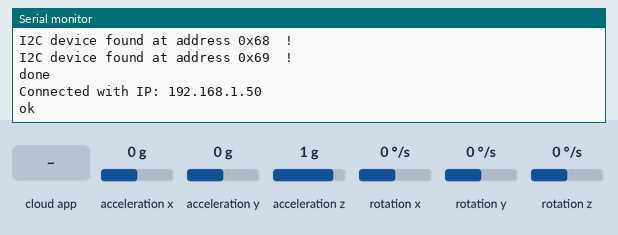
A sketch run on a simulated ESP8266 (NodeMCU). Shown: the last lines printed to the serial monitor. The inputs (shaded band) are chosen by the test bench; at power-on: acceleration x 0 g, acceleration y 0 g, acceleration z 1 g, rotation x 0 °/s, rotation y 0 °/s, rotation z 0 °/s. WiFi joins after 1.5 s; servers stay silent unless stated; the Firebase database answers and starts empty.

Above: at 2.7 s.
2.8 s: the phone or cloud app sets isStart to 1
At 5.6 s:
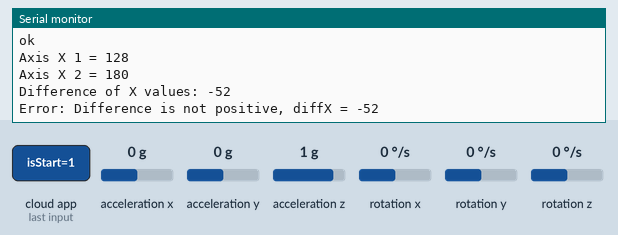
5.8 s: acceleration x set to 0.8 g
At 8.3 s:
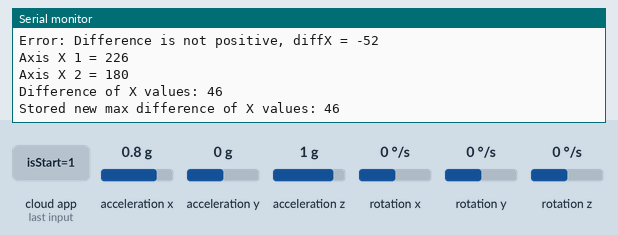
8.6 s: acceleration x set to -1.4 g
At 9.7 s:
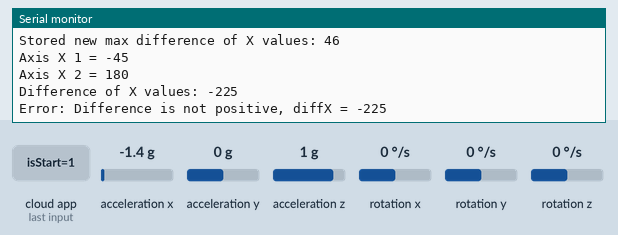
Timing chart, 0 to 11.6 s (numbered marks = the images above; inputs shaded):
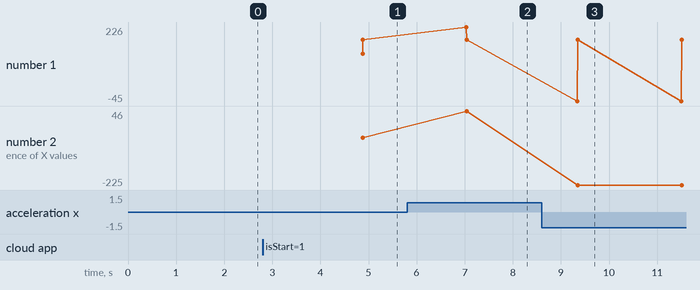

Measured:
- after the input at 2.8 s, the serial monitor: prints a new line after 2.1 s (image 1)
- after the input at 5.8 s, the serial monitor: prints a new line after 1.2 s (image 2)
- after the input at 8.6 s, the serial monitor: prints a new line after 0.74 s (image 3)
- plotted number 2: -52 → 46 after the input at 5.8 s, 46 → -225 after the input at 8.6 s

The sketch:

Firebase_connect_try_copy_20240503195102.ino
```cpp
#include "Wire.h"
#include "I2Cdev.h"
#include "MPU6050.h"
#include <Arduino.h>
#if defined(ESP32)
#include <WiFi.h>
#elif defined(ESP8266)
#include <ESP8266WiFi.h>
#endif
#include <Firebase_ESP_Client.h>
#include "addons/TokenHelper.h"
#include "addons/RTDBHelper.h"

// WiFi credentials
#define WIFI_SSID "Kfirs Phone"
#define WIFI_PASSWORD "Kfir@326158813"

// Firebase credentials
#define API_KEY "AIzaSyCVEjwukELHMRqnj6yjIvmQcDVdPtR5zD4"
#define DATABASE_URL "https://finalproj155-default-rtdb.firebaseio.com/"
FirebaseData fbdo;

FirebaseAuth auth;
FirebaseConfig config;

unsigned long sendDataPrevMillis = 0;
int count = 0;
bool signupOK = false;
int intValue = 0;
int maxNumber = 0;

MPU6050 mpu(0x68);   // Assuming default I2C address of the first MPU6050
MPU6050 mpu2(0x69);  // Custom I2C address for the second MPU6050 if needed

int16_t ax, ay, az;
int16_t gx, gy, gz;

int16_t ax2, ay2, az2;
int16_t gx2, gy2, gz2;

void setup() {


  Serial.begin(115200);
  Wire.begin();
  mpu.initialize();
  mpu2.initialize();
  WiFi.begin(WIFI_SSID, WIFI_PASSWORD);
  Serial.print("Connecting to Wi-Fi");
  while (WiFi.status() != WL_CONNECTED) {
    Serial.print(".");
    delay(300);
  }
  byte error, address;
  int nDevices = 0;
  Serial.println("Scanning I2C bus...");
  for (address = 1; address < 127; address++) {
    Wire.beginTransmission(address);
    error = Wire.endTransmission();
    if (error == 0) {
      Serial.print("I2C device found at address 0x");
      if (address < 16) Serial.print("0");
      Serial.print(address, HEX);
      Serial.println("  !");
      nDevices++;
    } else if (error == 4) {
      Serial.print("Unknown error at address 0x");
      if (address < 16) Serial.print("0");
      Serial.println(address, HEX);
    }
  }
  if (nDevices == 0) Serial.println("No I2C devices found\n");
  else Serial.println("done\n");

  Serial.println();
  Serial.print("Connected with IP: ");
  Serial.println(WiFi.localIP());
  Serial.println();

  config.api_key = API_KEY;
  config.database_url = DATABASE_URL;

  if (Firebase.signUp(&config, &auth, "", "")) {
    Serial.println("ok");
    signupOK = true;
  } else {
    Serial.printf("%s\n", config.signer.signupError.message.c_str());
  }

  config.token_status_callback = tokenStatusCallback;  //see addons/TokenHelper.h
  Firebase.begin(&config, &auth);
  Firebase.reconnectWiFi(true);
}

void loop() {
  if (Firebase.ready() && signupOK && (millis() - sendDataPrevMillis > 300 || sendDataPrevMillis == 0)) {
    sendDataPrevMillis = millis();
    maxNumber = 0;

    if (Firebase.RTDB.getInt(&fbdo, "/isStart")) {
      if (fbdo.dataType() == "int") {
        intValue = fbdo.intData();
        if (intValue == 1) {
          delay(2000);

          // Read data from MPU1
          mpu.getMotion6(&ax, &ay, &az, &gx, &gy, &gz);
          int x1 = map(ax, -17000, 17000, 0, 255);  // Mapping accelerometer x-axis data for MPU1
          Serial.print("Axis X 1 = ");
          Serial.println(x1);  // Print mapped X-axis value for MPU1

          // Read data from MPU2
          mpu2.getMotion6(&ax2, &ay2, &az2, &gx2, &gy2, &gz2);
          int x2 = 180;
          Serial.print("Axis X 2 = ");
          Serial.println(x2);  // Print mapped X-axis value for MPU2
          int diffX = x1 - x2;
         Serial.print("Difference of X values: ");
          Serial.println(diffX);

          // Check if the difference is positive
          if (diffX > 0) {
            // Update the maximum difference found, if current diffX is greater
            if (diffX > maxNumber) {
              maxNumber = diffX;  // Update maxNumber with the new maximum
              // Attempt to store this new maximum in Firebase
              if (Firebase.RTDB.setInt(&fbdo, "/angle", maxNumber)) {
                Serial.print("Stored new max difference of X values: ");
                Serial.println(maxNumber);
              }
            }
          } else {
            // Handle non-positive diffX values
            Serial.print("Error: Difference is not positive, diffX = ");
            Serial.println(diffX);
          }
        }
      }

    } else {
      Serial.println("FAILED");
      Serial.println("REASON: " + fbdo.errorReason());
    }
  }
}
```
